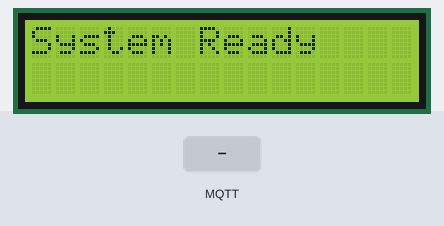
A sketch run on a simulated ESP32. On the bench: 16×2 character LCD. The test bench sets the inputs (shaded band). WiFi joins after 1.5 s; servers stay silent unless stated; random numbers use the default seed unless the sketch sets one; no MQTT or app messages arrive unless stated; what the sketch prints to the serial monitor is not drawn.

Above: at 3.6 s.
3.7 s: MQTT message "1" arrives on the first subscribed topic
At 4.6 s:
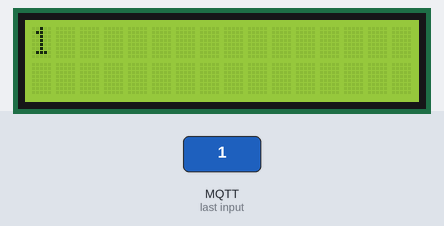
5.2 s: MQTT message "on" arrives on the first subscribed topic
At 5.8 s:
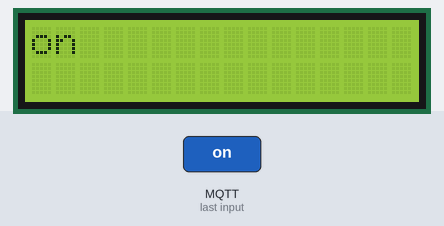
6.7 s: MQTT message "off" arrives on the first subscribed topic
At 7.9 s:
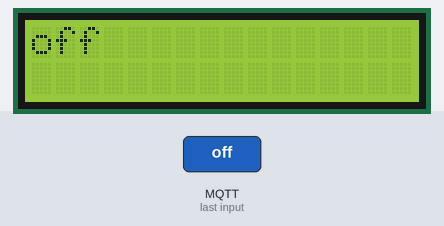
Timing chart, 0 to 9.7 s (numbered marks = the images above; inputs shaded):
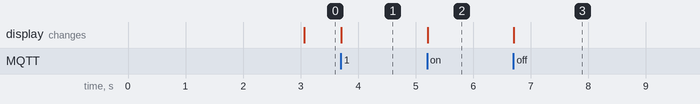

The sketch:

Lcd_code.ino
```cpp
#include <WiFi.h>
#include <PubSubClient.h>
#include <LiquidCrystal.h>
#include <string.h>

// Network credentials
const char* ssid = "poco";
const char* password = "1122334455";

// MQTT broker details
const char* mqtt_server = "broker.hivemq.com";
const char* mqtt_topic = "shiva_edgeid/lcd_display";

constexpr uint16_t MQTT_PORT = 1883;
constexpr uint16_t LCD_COLS = 16;
constexpr uint16_t LCD_ROWS = 2;
constexpr size_t MQTT_MSG_MAX = 128;
constexpr unsigned long MQTT_RETRY_MS = 3000;

WiFiClient espClient;
PubSubClient client(espClient);

// ESP32 pins connected to the LCD
const int rs = 22, en = 23, d4 = 5, d5 = 18, d6 = 19, d7 = 21;
LiquidCrystal lcd(rs, en, d4, d5, d6, d7);

unsigned long lastMqttAttemptMs = 0;
char lastMessage[MQTT_MSG_MAX + 1] = {0};

void lcdPrintLine(uint8_t row, const char* text) {
  lcd.setCursor(0, row);
  for (uint8_t i = 0; i < LCD_COLS; i++) {
    char c = text[i];
    if (c == '\0') {
      for (; i < LCD_COLS; i++) {
        lcd.print(' ');
      }
      return;
    }
    lcd.print(c);
  }
}

void renderMessage(const char* msg) {
  char line1[LCD_COLS + 1] = {0};
  char line2[LCD_COLS + 1] = {0};

  const char* split = strchr(msg, '\n');
  if (split) {
    size_t len1 = min(static_cast<size_t>(LCD_COLS), static_cast<size_t>(split - msg));
    memcpy(line1, msg, len1);

    const char* second = split + 1;
    size_t len2 = min(static_cast<size_t>(LCD_COLS), strlen(second));
    memcpy(line2, second, len2);
  } else {
    size_t len = min(static_cast<size_t>(LCD_COLS), strlen(msg));
    memcpy(line1, msg, len);
  }

  lcdPrintLine(0, line1);
  lcdPrintLine(1, line2);
}

void callback(char* topic, byte* payload, unsigned int length) {
  (void)topic;
  if (length == 0) {
    return;
  }

  size_t copyLen = min(static_cast<size_t>(length), static_cast<size_t>(MQTT_MSG_MAX));
  char msg[MQTT_MSG_MAX + 1] = {0};
  memcpy(msg, payload, copyLen);

  if (strncmp(msg, lastMessage, MQTT_MSG_MAX) == 0) {
    return;
  }

  strncpy(lastMessage, msg, MQTT_MSG_MAX);
  lastMessage[MQTT_MSG_MAX] = '\0';

  Serial.print("LCD payload: ");
  Serial.println(msg);
  renderMessage(msg);
}

void connectWiFiIfNeeded() {
  if (WiFi.status() == WL_CONNECTED) {
    return;
  }

  Serial.println("WiFi disconnected, reconnecting...");
  WiFi.disconnect();
  WiFi.begin(ssid, password);
}

bool connectMqtt() {
  char clientId[32];
  snprintf(clientId, sizeof(clientId), "ESP32LCDClient-%08lx", static_cast<unsigned long>(esp_random()));

  if (!client.connect(clientId)) {
    Serial.print("MQTT connect failed, rc=");
    Serial.println(client.state());
    return false;
  }

  if (!client.subscribe(mqtt_topic, 0)) {
    Serial.println("MQTT subscribe failed");
    client.disconnect();
    return false;
  }

  Serial.println("MQTT connected and subscribed");
  renderMessage("System Ready");
  return true;
}

void setup() {
  Serial.begin(115200);

  lcd.begin(LCD_COLS, LCD_ROWS);
  renderMessage("Booting EdgeID");

  WiFi.mode(WIFI_STA);
  WiFi.setSleep(false);
  WiFi.begin(ssid, password);

  unsigned long start = millis();
  while (WiFi.status() != WL_CONNECTED && millis() - start < 20000) {
    delay(250);
    Serial.print('.');
  }
  Serial.println();

  if (WiFi.status() == WL_CONNECTED) {
    Serial.print("WiFi connected. IP: ");
    Serial.println(WiFi.localIP());
  } else {
    Serial.println("WiFi not connected yet; continuing with background reconnects.");
  }

  client.setServer(mqtt_server, MQTT_PORT);
  client.setBufferSize(MQTT_MSG_MAX + 16);
  client.setKeepAlive(30);
  client.setSocketTimeout(2);
  client.setCallback(callback);
}

void loop() {
  connectWiFiIfNeeded();

  if (WiFi.status() == WL_CONNECTED) {
    if (!client.connected()) {
      unsigned long now = millis();
      if (now - lastMqttAttemptMs >= MQTT_RETRY_MS) {
        lastMqttAttemptMs = now;
        connectMqtt();
      }
    } else {
      client.loop();
    }
  }

  delay(10);
}
```

Measured:
- after the input at 3.7 s, the display: changes at once (image 1)
- after the input at 5.2 s, the display: changes at once (image 2)
- after the input at 6.7 s, the display: changes at once (image 3)
